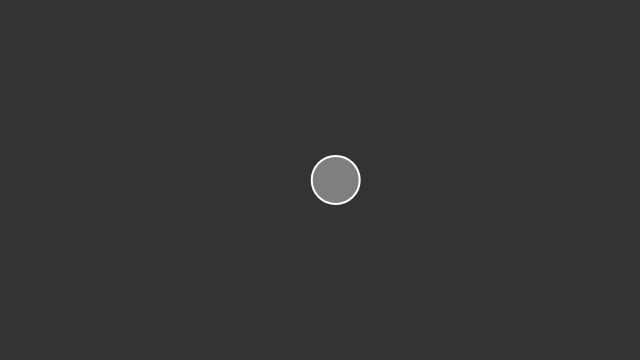
Frame 1 (no input)
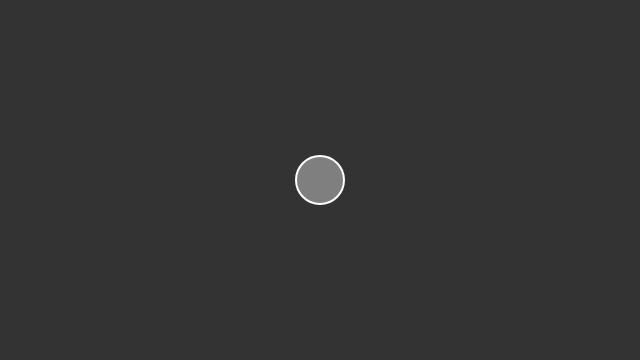
Frame 60 (no input)
Frame 120 (the mouse pressed at the canvas centre since frame 60): identical to frame 60, image omitted

The p5.js sketch that drew these frames (run headless with seeded random() and noise() and a simulated clock; from frame 60 on, the mouse is pressed at the canvas centre):

// p5.js sketch
// ── sketch.js
function setup() {
  createCanvas(640, 360);
}

function draw() {
  background(51);

  var period = 120;
  var amplitude = 300;

  var x = amplitude * sin(TWO_PI * frameCount / period);

  stroke(255);
  strokeWeight(2);
  fill(127);
  translate(width / 2, height / 2);
  line(0, 0, x, 0);
  ellipse(x, 0, 48, 48);
}
